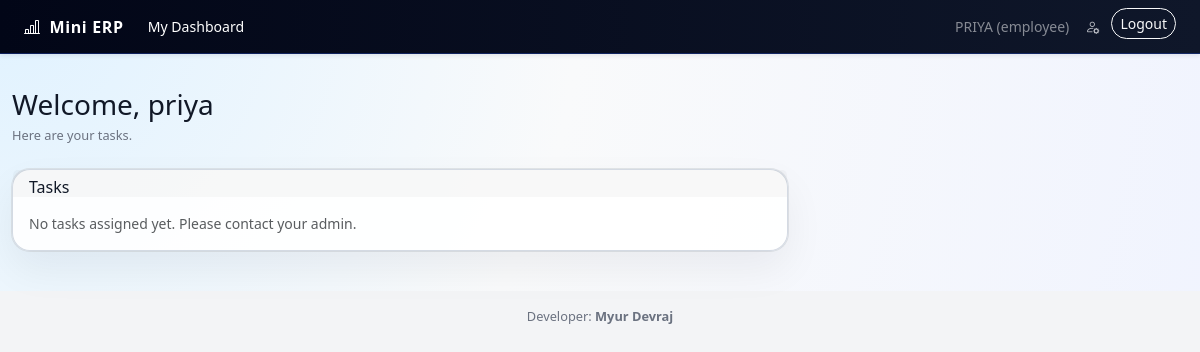
/employee/dashboard (signed in), run on an earlier commit of the app's database.
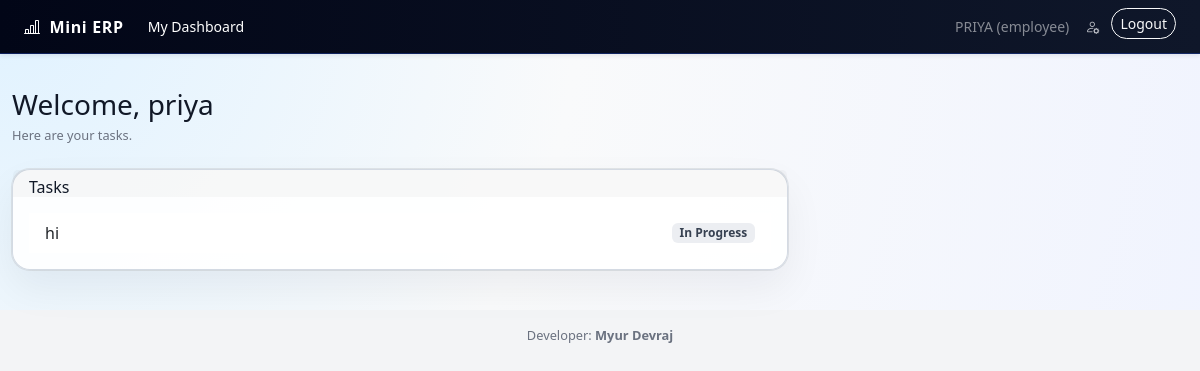
And on a later commit of the database.
### app.py (models this page shows)
class Task(db.Model):
    id = db.Column(db.Integer, primary_key=True)
    title = db.Column(db.String(200), nullable=False)
    status = db.Column(db.String(20), default="Pending")
    due_date = db.Column(db.Date, nullable=True)
    employee_id = db.Column(db.Integer, db.ForeignKey("employee.id"), nullable=False)
    employee = db.relationship("Employee", backref="tasks")

### app.py (the view)
@app.route("/employee/dashboard")
@login_required(role="employee")
def employee_dashboard():
    user_id = session.get("user_id")
    emp = Employee.query.get(user_id)
    tasks = Task.query.filter_by(employee_id=emp.id).order_by(Task.id.desc()).all()
    return render_template("employee_dashboard.html", user=emp.username, tasks=tasks)

### app.py (called while the page is built)
def login_required(role=None):
    def wrapper(f):
        @wraps(f)
        def decorated_function(*args, **kwargs):
            if "user_id" not in session:
                return redirect(url_for("login"))
            if role and session.get("role") != role:
                flash("Access denied", "danger")
                return redirect(url_for("login"))
            return f(*args, **kwargs)
        return decorated_function
    return wrapper

### templates/employee_dashboard.html (shortened to what this page needs)
{% extends "base.html" %}
{% block content %}
<div class="row mb-4">
    <div class="col-12">
        <h1 class="h3 mb-1">Welcome, {{ user }}</h1>
        <p class="text-muted-soft mb-0">Here are your tasks.</p>
    </div>
</div>
<div class="row">
    <div class="col-md-8">
        <div class="card card-soft">
            <div class="card-header border-0 pb-0">
                <h2 class="h6 mb-0">Tasks</h2>
            </div>
            <div class="card-body">
                {% if tasks %}
                <ul class="list-group list-group-flush">
                    {% for t in tasks %}
                    <li class="list-group-item d-flex justify-content-between align-items-center">
                        <span>{{ t.title }}</span>
                        <span class="badge bg-secondary-soft text-secondary small">
                            {{ t.status }}
                        </span>
                    </li>
                    {% endfor %}
                </ul>
                {% else %}
                <p class="text-muted small mb-0">
                    No tasks assigned yet. Please contact your admin.
                </p>
                {% endif %}
            </div>
        </div>
    </div>
</div>
{% endblock %}

What changed in the data, as far as the page shows it:
now on this page (row edited): Task: title "hi", status "In Progress"
Also different on the page:
text no longer shown: "No tasks assigned yet. Please contact your admin."
